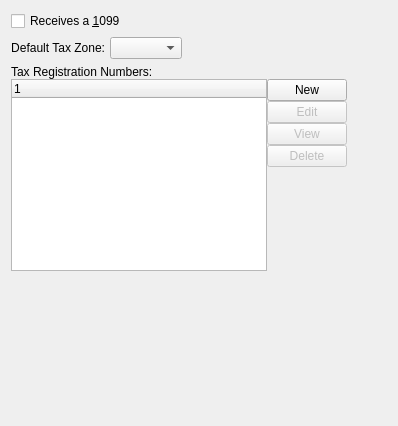
         <widget class="QWidget" name="_taxPage">
          <layout class="QVBoxLayout" name="verticalLayout">
           <item>
            <widget class="QCheckBox" name="_receives1099">
             <property name="text">
              <string>Receives a &amp;1099</string>
             </property>
            </widget>
           </item>
           <item>
            <layout class="QHBoxLayout" name="_9">
             <property name="spacing">
              <number>5</number>
             </property>
             <item>
              <widget class="QLabel" name="_taxzoneLit">
               <property name="text">
                <string>Default Tax Zone:</string>
               </property>
               <property name="alignment">
                <set>Qt::AlignRight|Qt::AlignTrailing|Qt::AlignVCenter</set>
               </property>
               <property name="buddy">
                <cstring>_taxzone</cstring>
               </property>
              </widget>
             </item>
             <item>
              <widget class="XComboBox" name="_taxzone">
               <property name="allowNull">
                <bool>true</bool>
               </property>
               <property name="nullStr">
                <string>None</string>
               </property>
               <property name="type">
                <enum>XComboBox::TaxZones</enum>
               </property>
              </widget>
             </item>
             <item>
              <spacer>
               <property name="orientation">
                <enum>Qt::Horizontal</enum>
               </property>
               <property name="sizeHint" stdset="0">
                <size>
                 <width>40</width>
                 <height>20</height>
                </size>
               </property>
              </spacer>
             </item>
            </layout>
           </item>
           <item>
            <layout class="QHBoxLayout" name="_10">
             <item>
              <layout class="QVBoxLayout" name="_11">
               <property name="spacing">
                <number>0</number>
               </property>
               <item>
                <widget class="QLabel" name="_taxregLit">
                 <property name="text">
                  <string>Tax Registration Numbers:</string>
                 </property>
                 <property name="buddy">
                  <cstring>_taxreg</cstring>
                 </property>
                </widget>
               </item>
               <item>
                <layout class="QHBoxLayout" name="_12">
                 <item>
                  <widget class="XTreeWidget" name="_taxreg"/>
                 </item>
                 <item>
                  <layout class="QVBoxLayout" name="_13">
                   <property name="spacing">
                    <number>0</number>
                   </property>
                   <item>
                    <widget class="QPushButton" name="_newTaxreg">
                     <property name="text">
                      <string>New</string>
                     </property>
                    </widget>
                   </item>
                   <item>
                    <widget class="QPushButton" name="_editTaxreg">
                     <property name="enabled">
                      <bool>false</bool>
                     </property>
                     <property name="text">
                      <string>Edit</string>
                     </property>
                    </widget>
                   </item>
                   <item>
                    <widget class="QPushButton" name="_viewTaxreg">
                     <property name="enabled">
                      <bool>false</bool>
                     </property>
                     <property name="text">
                      <string>View</string>
                     </property>
                    </widget>
                   </item>
                   <item>
                    <widget class="QPushButton" name="_deleteTaxreg">
                     <property name="enabled">
                      <bool>false</bool>
                     </property>
                     <property name="text">
                      <string>Delete</string>
                     </property>
                    </widget>
                   </item>
                   <item>
                    <spacer>
                     <property name="orientation">
                      <enum>Qt::Vertical</enum>
                     </property>
                     <property name="sizeHint" stdset="0">
                      <size>
                       <width>20</width>
                       <height>40</height>
                      </size>
                     </property>
                    </spacer>
                   </item>
                  </layout>
                 </item>
                </layout>
               </item>
              </layout>
             </item>
             <item>
              <spacer>
               <property name="orientation">
                <enum>Qt::Horizontal</enum>
               </property>
               <property name="sizeHint" stdset="0">
                <size>
                 <width>40</width>
                 <height>20</height>
                </size>
               </property>
              </spacer>
             </item>
            </layout>
           </item>
           <item>
            <spacer name="verticalSpacer_2">
             <property name="orientation">
              <enum>Qt::Vertical</enum>
             </property>
             <property name="sizeHint" stdset="0">
              <size>
               <width>17</width>
               <height>144</height>
              </size>
             </property>
            </spacer>
           </item>
          </layout>
         </widget>
